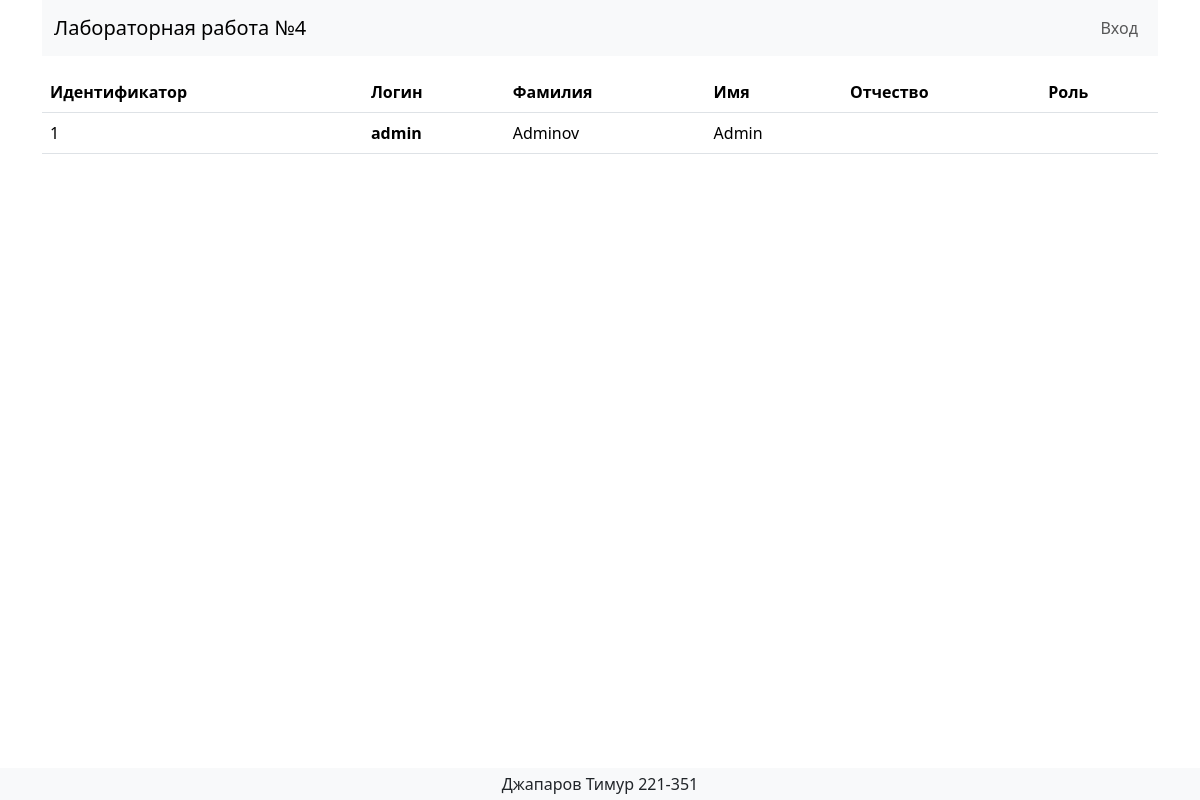
The app's page /users/show/1 with its own data.
### app.py (models this page shows)
class User(UserMixin, db.Model):
    id = db.Column(db.Integer, primary_key=True)
    login = db.Column(db.String(150), unique=True, nullable=False)
    password_hash = db.Column(db.String(150), nullable=False)
    last_name = db.Column(db.String(150), nullable=True)
    first_name = db.Column(db.String(150), nullable=False)
    middle_name = db.Column(db.String(150), nullable=True)
    role_id = db.Column(db.Integer, db.ForeignKey('role.id'), nullable=True)
    created_at = db.Column(db.DateTime, default=db.func.current_timestamp())

### app.py (the view)
@app.route('/users/show/<int:user_id>')
def show_user(user_id):
    user = User.query.get_or_404(user_id)
    return render_template('users/show.html', user=user)

### templates/users/show.html (shortened to what this page needs)
{% extends 'base.html' %}
{% block content %}
    <div class="container my-3">
        <table class="table">
            <thead>
              <tr>
                <th scope="col">Идентификатор</th>
                <th scope="col">Логин</th>
                <th scope="col">Фамилия</th>
                <th scope="col">Имя</th>
                <th scope="col">Отчество</th>
                <th scope="col">Роль</th>
              </tr>
            </thead>
            <tbody>
              <tr>
                <td>{{user.id}}</td>
                <th>{{user.login}}</th>
                <td>{{user.last_name}}</td>
                <td>{{user.first_name}}</td>
                <td>
                </td>
                <td>{{user.role_name}}</td>
              </tr>
            </tbody>
          </table>
    </div>
{% endblock %}

### records on screen
User: id "1", login "admin", last_name "Adminov", first_name "Admin"
